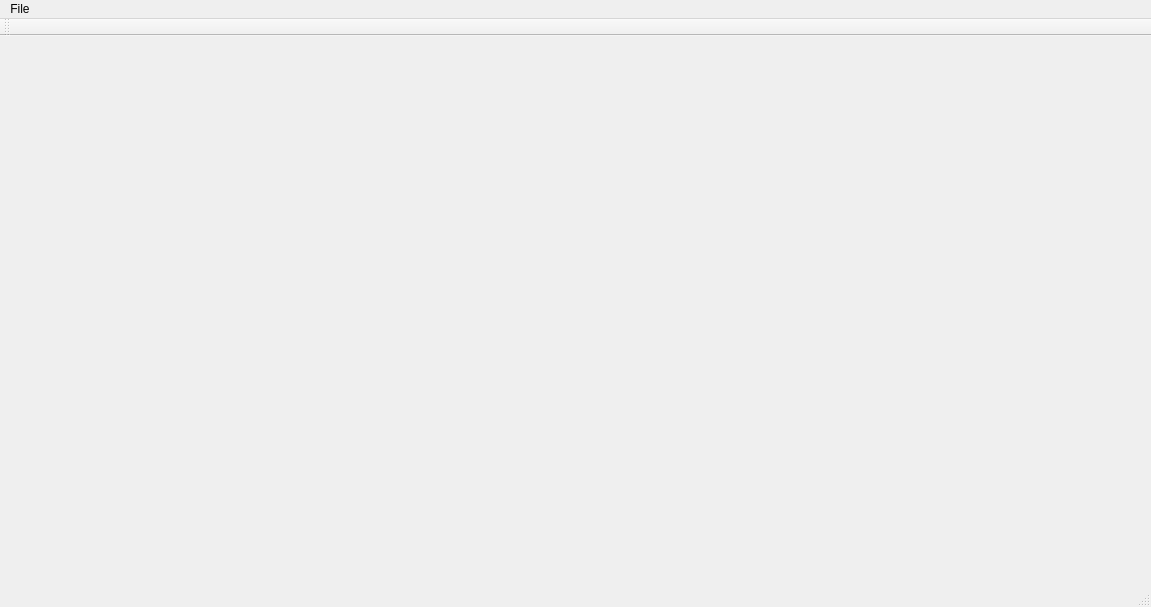
<?xml version="1.0" encoding="UTF-8"?>
<ui version="4.0">
 <class>atlas_ui::AtlasUI</class>
 <widget class="QMainWindow" name="AtlasUI">
  <property name="geometry">
   <rect>
    <x>0</x>
    <y>0</y>
    <width>1151</width>
    <height>607</height>
   </rect>
  </property>
  <property name="windowTitle">
   <string>Atlas</string>
  </property>
  <property name="windowOpacity">
   <double>1.000000000000000</double>
  </property>
  <property name="layoutDirection">
   <enum>Qt::LeftToRight</enum>
  </property>
  <property name="styleSheet">
   <string notr="true"/>
  </property>
  <property name="toolButtonStyle">
   <enum>Qt::ToolButtonIconOnly</enum>
  </property>
  <widget class="QWidget" name="centralWidget">
   <widget class="atlas_ui::ImageWidget" name="map" native="true">
    <property name="geometry">
     <rect>
      <x>320</x>
      <y>10</y>
      <width>811</width>
      <height>521</height>
     </rect>
    </property>
    <property name="sizePolicy">
     <sizepolicy hsizetype="Preferred" vsizetype="Preferred">
      <horstretch>0</horstretch>
      <verstretch>0</verstretch>
     </sizepolicy>
    </property>
   </widget>
   <widget class="atlas_ui::ImageWidget" name="lp_match" native="true">
    <property name="geometry">
     <rect>
      <x>10</x>
      <y>10</y>
      <width>291</width>
      <height>251</height>
     </rect>
    </property>
    <property name="sizePolicy">
     <sizepolicy hsizetype="Preferred" vsizetype="Preferred">
      <horstretch>0</horstretch>
      <verstretch>0</verstretch>
     </sizepolicy>
    </property>
   </widget>
   <widget class="atlas_ui::ImageWidget" name="frame" native="true">
    <property name="geometry">
     <rect>
      <x>10</x>
      <y>280</y>
      <width>291</width>
      <height>251</height>
     </rect>
    </property>
    <property name="sizePolicy">
     <sizepolicy hsizetype="Preferred" vsizetype="Preferred">
      <horstretch>0</horstretch>
      <verstretch>0</verstretch>
     </sizepolicy>
    </property>
   </widget>
  </widget>
  <widget class="QMenuBar" name="menuBar">
   <property name="geometry">
    <rect>
     <x>0</x>
     <y>0</y>
     <width>1151</width>
     <height>21</height>
    </rect>
   </property>
   <widget class="QMenu" name="menuFile">
    <property name="title">
     <string>File</string>
    </property>
    <addaction name="actionNew_map"/>
   </widget>
   <addaction name="menuFile"/>
  </widget>
  <widget class="QToolBar" name="mainToolBar">
   <attribute name="toolBarArea">
    <enum>TopToolBarArea</enum>
   </attribute>
   <attribute name="toolBarBreak">
    <bool>false</bool>
   </attribute>
  </widget>
  <widget class="QStatusBar" name="statusBar"/>
  <action name="actionNew_map">
   <property name="text">
    <string>New map</string>
   </property>
  </action>
 </widget>
 <layoutdefault spacing="6" margin="11"/>
 <customwidgets>
  <customwidget>
   <class>atlas_ui::ImageWidget</class>
   <extends>QWidget</extends>
   <header>image_widget.h</header>
   <container>1</container>
  </customwidget>
 </customwidgets>
 <resources/>
 <connections/>
</ui>
